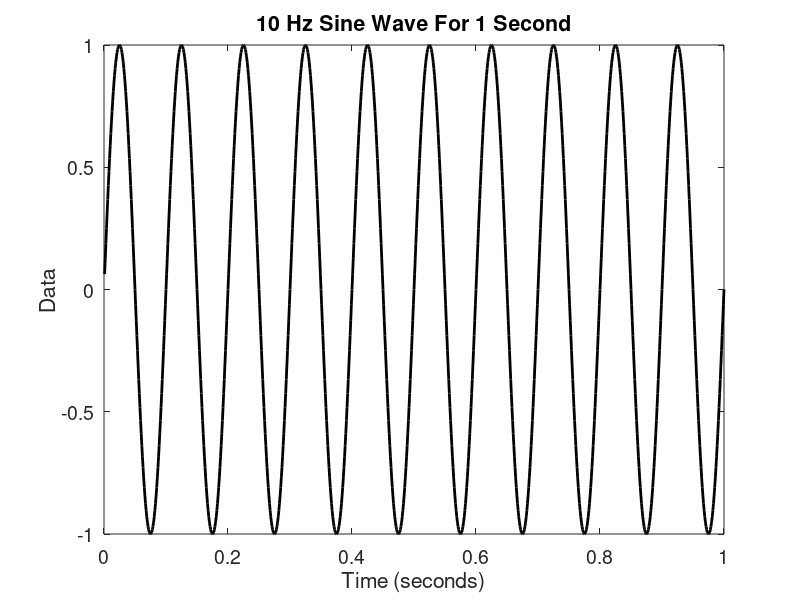
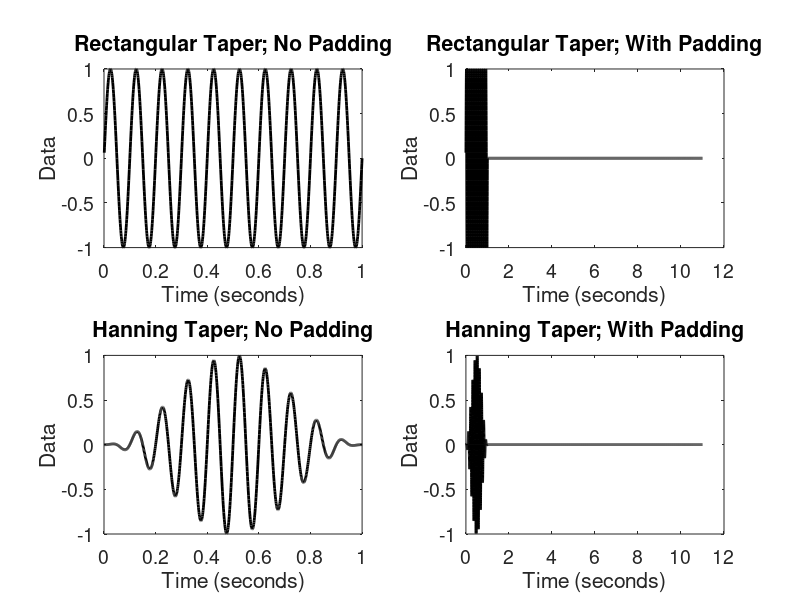

Reproduce these figures in MATLAB, in order. (Note: this script raises an error after producing the figures.)
function Chapter_4_Question_1()
    % Question 1 - Windows and Tapers on Pure Waves
    
    %Generate 1 second of a 10 Hz Sine Wave
    sample_interval = .001; %corresponds to 1000 Hz sampling frequency
    t = sample_interval:sample_interval:1;
    data = sin(2*pi*10.*t);
    
    %Visualize
    figure()
    plot(t, data, 'k', 'LineWidth', 2)
    xlabel('Time (seconds)')
    ylabel('Data')
    title('10 Hz Sine Wave For 1 Second')
    set(gca, 'FontSize', 14)
    
    %Manipulate Data for Further Spectrum Plots
    t_zero_pad = sample_interval:sample_interval:11; 
    zero_pad = zeros(1, 10/sample_interval);
    hann_taper = hann(length(data))';
    rectangle_taper_no_pad = data;
    rectangle_taper_with_pad = [data, zero_pad];
    hanning_taper_no_pad = data.*hann_taper;
    hanning_taper_with_pad = [data.*hann_taper, zero_pad]; %note how you taper before padding  
    
    %Visualize New Data
    figure()
    subplot(2, 2, 1)
    plot(t, rectangle_taper_no_pad, 'k', 'LineWidth', 2)
    xlabel('Time (seconds)')
    ylabel('Data')
    title('Rectangular Taper; No Padding')
    set(gca, 'FontSize', 14)
    subplot(2, 2, 2)
    plot(t_zero_pad, rectangle_taper_with_pad, 'k', 'LineWidth', 2)
    xlabel('Time (seconds)')
    ylabel('Data')
    title('Rectangular Taper; With Padding')
    set(gca, 'FontSize', 14)
    subplot(2, 2, 3)
    plot(t, hanning_taper_no_pad, 'k', 'LineWidth', 2)
    xlabel('Time (seconds)')
    ylabel('Data')
    title('Hanning Taper; No Padding')
    set(gca, 'FontSize', 14)
    subplot(2, 2, 4)
    plot(t_zero_pad, hanning_taper_with_pad, 'k', 'LineWidth', 2)
    xlabel('Time (seconds)')
    ylabel('Data')
    title('Hanning Taper; With Padding')
    set(gca, 'FontSize', 14)
    
    %Compute Fourier Transforms for Data
    [freq_axis, Sxx_rectangle_taper_no_pad] = ...
        Chapter_4_Calculate_Spectrum(rectangle_taper_no_pad, t);

    [freq_axis_zero_pad, Sxx_rectangle_taper_with_pad] = ...
        Chapter_4_Calculate_Spectrum(rectangle_taper_with_pad, t_zero_pad);
    
    [~, Sxx_hanning_taper_no_pad] = ...
        Chapter_4_Calculate_Spectrum(hanning_taper_no_pad, t);

    [~, Sxx_hanning_taper_with_pad] = ...
        Chapter_4_Calculate_Spectrum(hanning_taper_with_pad, t_zero_pad);
    
    %Plot Spectrum
    figure()
    subplot(2, 2, 1)
    plot(freq_axis, 10*log10(Sxx_rectangle_taper_no_pad), 'r', 'LineWidth', 2)
    xlabel('Frequency (Hz)')
    ylabel('Power (dB)')
    title('Rectangular Taper; No Padding')
    xlim([0 60])
    set(gca, 'FontSize', 14)
    subplot(2, 2, 2)
    plot(freq_axis_zero_pad, 10*log10(Sxx_rectangle_taper_with_pad), 'r', 'LineWidth', 2)
    xlabel('Frequency (Hz)')
    ylabel('Power (dB)')
    title('Rectangular Taper; With Padding')
    set(gca, 'FontSize', 14)
    xlim([0 60])
    subplot(2, 2, 3)
    plot(freq_axis, 10*log10(Sxx_hanning_taper_no_pad), 'r', 'LineWidth', 2)
    xlabel('Frequency (Hz)')
    ylabel('Power (dB)')
    title('Hanning Taper; No Padding')
    set(gca, 'FontSize', 14)
    xlim([0 60])
    subplot(2, 2, 4)
    plot(freq_axis_zero_pad, 10*log10(Sxx_hanning_taper_with_pad), 'r', 'LineWidth', 2)
    xlabel('Frequency (Hz)')
    ylabel('Power (dB)')
    title('Hanning Taper; With Padding')
    xlim([0 60])
    set(gca, 'FontSize', 14)
    
    % In the case of a pure sinusoid, with a rectangular taper and no padding, 
    % we do see that there is a clear peak frequency at 10 Hz. This corresponds
    % to figure 4.9b in the book. If we use a Hanning taper with no padding,
    % there is still a clear peak frequency, but the spectrum smooths out
    % across various frequencies. When we add zeros after the rectangular taper,
    % the frequency analysis becomes polluted with a series of high frequency
    % waves. This is because they have to fit the sharp transition from sine
    % wave to zero. When we add zeros after the hanning taper, we also see the
    % pollution with high frequency waves. However, the peak is much more
    % clear. Normally this would mean we prefer rectangular tapers and no
    % zero-padding, since that is the best representation of our data. However, 
    % but neural data is rarely, if ever, a pure wave (or collection of pure
    % waves). As we will see in subsequent examples, tapers and zero padding
    % are good when the underlying signal is a bit noisy.
    
    % Side note: Why does our pure sine wave analysis not give the noisy 4.4b
    % picture seen in the book? This is because our sine wave is NOT the data
    % used to generate the book's figure. If you look closely, you can see that
    % the figure's data is created by a series of zeros, then the sine wave,
    % then a series of zeros. I show this below.
    
    %Get "Infinite" Data and Compare to "Finite" Data
    t_note = sample_interval:sample_interval:10;
    inf_sine = sin(2*pi*10.*t_note);
    fin_sine = inf_sine;
    fin_sine(1:4000) = 0; %change first 4 seconds to zero
    fin_sine(6001:end) = 0; %change last 4 seconds to zero
    
    %Visualize
    figure()
    subplot(2, 1, 1)
    plot(t_note, inf_sine, 'k', 'LineWidth', 2)
    xlabel('Time (seconds)')
    ylabel('Data')
    title('"Infinite" 10 Hz Sine Wave')
    set(gca, 'FontSize', 14)
    subplot(2, 1, 2)
    plot(t_note, fin_sine, 'k', 'LineWidth', 2)
    xlabel('Time (seconds)')
    ylabel('Data')
    title('"Finite" 10 Hz Sine Wave')
    set(gca, 'FontSize', 14)

    %Fourier Transform Both
    [freq_axis_inf, Sxx_inf] = ...
        Chapter_4_Calculate_Spectrum(inf_sine, t_note);
    [freq_axis_fin, Sxx_fin] = ...
        Chapter_4_Calculate_Spectrum(fin_sine, t_note);
    
    %Visualize Spectral Analsis
    figure()
    subplot(2, 1, 1)
    plot(freq_axis_inf, 10*log10(Sxx_inf), 'r', 'LineWidth', 2)
    xlabel('Frequency (Hz)')
    ylabel('Power (dB)')
    title('"Infinite" 10 Hz Sine Wave')
    xlim([0 60])
    set(gca, 'FontSize', 14)
    subplot(2, 1, 2)
    plot(freq_axis_fin, 10*log10(Sxx_fin), 'r', 'LineWidth', 2)
    xlabel('Frequency (Hz)')
    ylabel('Power (dB)')
    title('"Finite" 10 Hz Sine Wave')
    xlim([0 60])
    set(gca, 'FontSize', 14)
    
    % Side note (cont): So why do we use the rectangular taper (or any taper),
    % not to mention zero padding if it messses with our pure data (the 
    % "Infinite" sinusoid)? Namely it's because our actual FFT (using real EEG,
    % ECoG, or LFP data) is not going to give us a nice signal that decomposes
    % into pure tones. Rather, it's going to give us a lot of noisy estimates.
    % For instance, look at 4.2b; are those peaks near 10 Hz real peaks? Zero
    % padding and tapering are various ways to help resolve noisy estimates of
    % the frequency decomposition of our signal. While they add their own
    % confounds, careful multitaper analysis can help eliminate some of them.
    % Carefully reread the book section "By Doing Nothing, We're Doing
    % Something: The Rectangular Taper" to understand why just putting in only
    % our data (without putting zeros on the tails as I have in the "Finite"
    % data) is slightly dishonest in terms of analyzing the ongoing 
    % oscillations of our brain.
    
end
